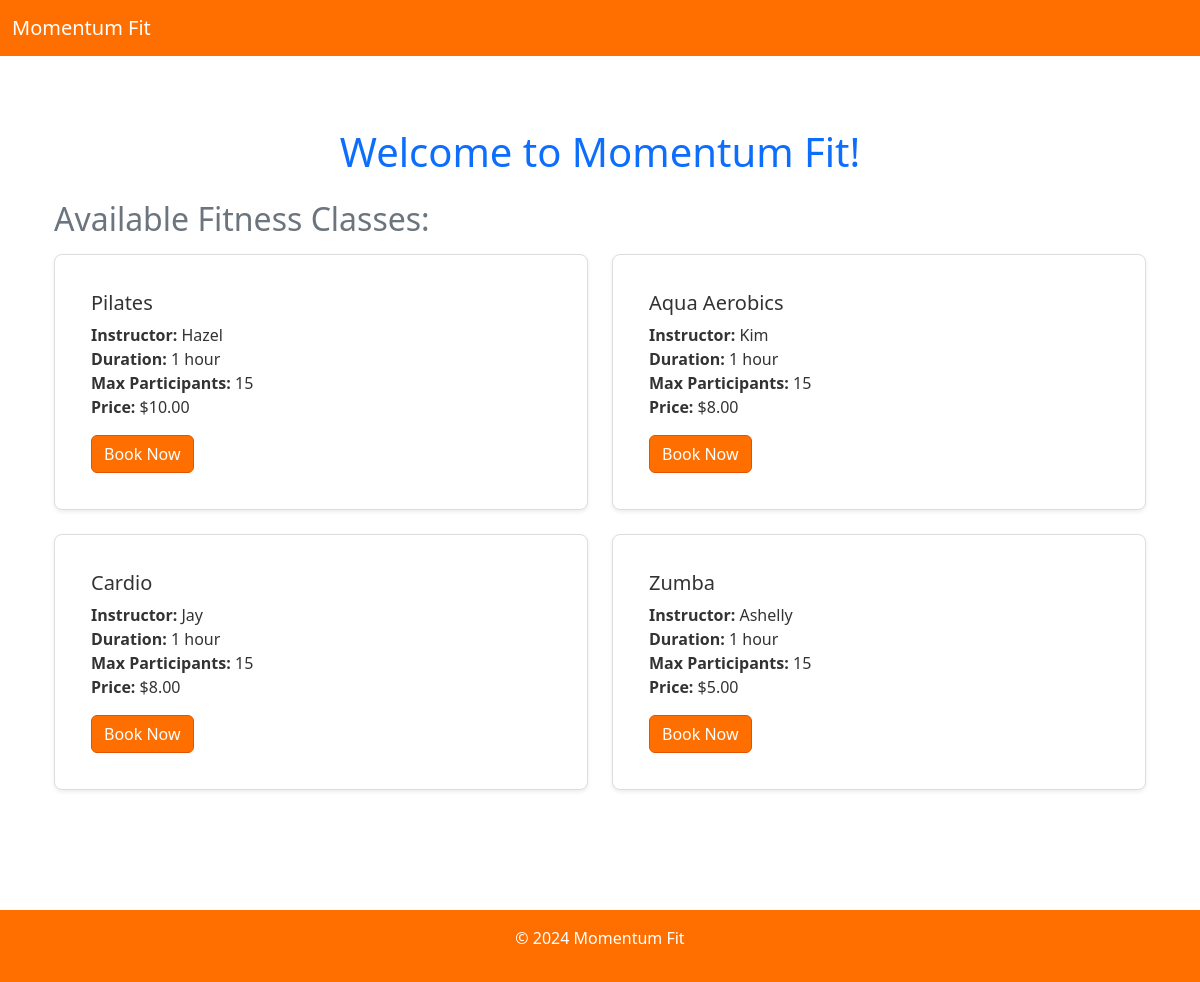
The page / on the database its author committed.
### fitness/models.py (models this page shows, shortened)
class FitnessClass(models.Model):
    CLASS_CHOICES = [
        ('Pilates', 'Pilates'),
        ('Aqua Aerobics', 'Aqua Aerobics'),
        ('Cardio', 'Cardio'),
        ('Zumba', 'Zumba'),
    ]
    name = models.CharField(max_length=100, choices=CLASS_CHOICES)
    instructor = models.ForeignKey(Instructor, on_delete=models.CASCADE)
    duration = models.DurationField()  # Duration in time format (e.g., timedelta)
    capacity = models.IntegerField(default=15)
    booked = models.IntegerField(default=0)  # Tracks number of people who have booked
    price = models.DecimalField(max_digits=5, decimal_places=2)

class Instructor(models.Model):
    name = models.CharField(max_length=100)

### fitness/views.py (the view)
# urls.py: path('', views.home, name='home'),  # Home page
def home(request):
    fitness_classes = FitnessClass.objects.all()
    return render(request, 'fitness/home.html', {'fitness_classes': fitness_classes})

### fitness/templates/fitness/home.html (shortened to what this page needs)
{% extends 'fitness/base.html' %}
{% block content %}
<div class="container py-5">
    <h1 class="text-center text-primary mb-4">Welcome to Momentum Fit!</h1>
    <h2 class="text-secondary mb-3">Available Fitness Classes:</h2>
    <div class="row">
        {% for fitness_class in fitness_classes %}
            <div class="col-md-6 mb-4">
                <div class="card shadow-sm">
                    <div class="card-body">
                        <h5 class="card-title">{{ fitness_class.name }}</h5>
                        <p class="card-text">
                            <strong>Instructor:</strong> {{ fitness_class.instructor.name }}<br>
                            <strong>Duration:</strong> 1 hour<br>
                            <strong>Max Participants:</strong> {{ fitness_class.capacity }}<br>
                            <strong>Price:</strong> ${{ fitness_class.price }}
                        </p>
                        <a href="{% url 'book_class' class_id=fitness_class.id %}" class="btn btn-primary">Book Now</a>
                    </div>
                </div>
            </div>
        {% empty %}
            <p class="text-muted">No fitness classes available.</p>
        {% endfor %}
    </div>
</div>
{% endblock %}

### fitness/templates/fitness/base.html (shortened to what this page needs)
{% load static %}
<!DOCTYPE html>
<html lang="en">
<head>
    {% load static %}
    <link rel="stylesheet" href="https://cdn.jsdelivr.net/npm/bootstrap@5.3.0-alpha3/dist/css/bootstrap.min.css">
    <link rel="stylesheet" href="{% static 'css/style.css' %}">
</head>
<body>
    <nav class="navbar navbar-expand-lg navbar-light" style="background-color: orange;">
        <div class="container-fluid">
            <a class="navbar-brand text-white" href="/">Momentum Fit</a>
        </div>
    </nav>
    <div class="container mt-4">
        {% block content %}{% endblock %}
    </div>
    <footer class="text-center mt-5 py-3" style="background-color: orange;">
        <p class="text-white">&copy; 2024 Momentum Fit</p>
    </footer>
</body>
</html>

### fitness/css/style.css (style rules this page uses)
a, .navbar a, .btn, .btn-primary, .btn-secondary { color: inherit !important; text-decoration: none !important; }
.navbar { background-color: #ff6f00 !important; }
.navbar a { color: white !important; }
h1, h2, h3 { color: #ff6f00 !important; }
.btn, .btn-primary, .btn-secondary { background-color: #ff6f00 !important; border-color: #e65100 !important; color: white !important; }
footer { background-color: #ff6f00 !important; color: white; padding: 20px 0; text-align: center; }
.card { border: 1px solid #ddd; border-radius: 8px; background-color: white; padding: 20px; box-shadow: 0 4px 8px rgba(0, 0, 0, 0.1); }
.card-body { background-color: #ffffff; color: #333; }

### rows shown on the page
FitnessClass: name "Pilates", instructor.name "Hazel", capacity "15", price "10.00"
FitnessClass: name "Aqua Aerobics", instructor.name "Kim", capacity "15", price "8.00"
FitnessClass: name "Cardio", instructor.name "Jay", capacity "15", price "8.00"
FitnessClass: name "Zumba", instructor.name "Ashelly", capacity "15", price "5.00"
